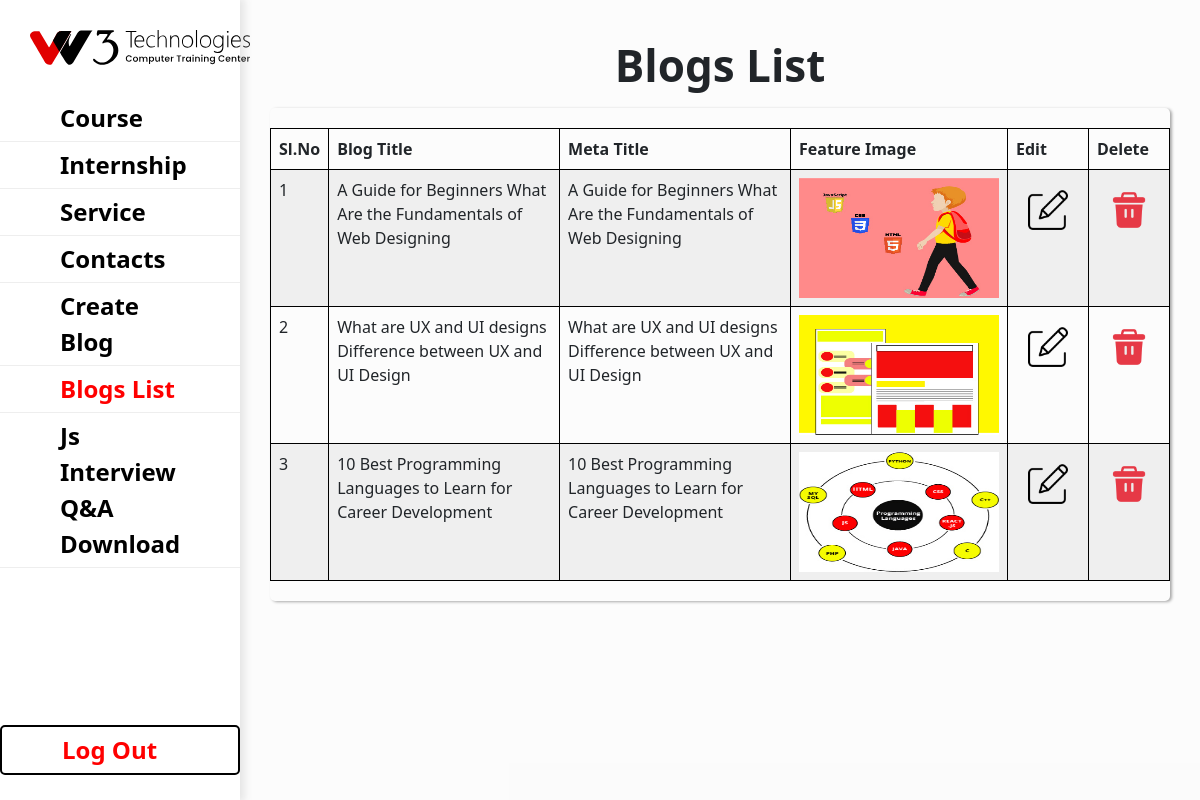
The page /dashboard.php?opt=blogslist (signed in) on the database its author committed.
### tables this page shows
CREATE TABLE `blog_data` (
  `blog_id` int(11) NOT NULL,
  `blog_title` varchar(255) NOT NULL,
  `blog_content` text NOT NULL,
  `header_image` varchar(225) NOT NULL,
  `meta_title` varchar(225) NOT NULL,
  `meta_description` text NOT NULL,
  `tagname` varchar(255) NOT NULL,
  `feature_image` varchar(255) NOT NULL,
  `seo_url` varchar(255) NOT NULL,
  `created_data` timestamp NOT NULL DEFAULT current_timestamp() ON UPDATE current_timestamp()
);

### adminaccess/blogslist.php (the view, shortened to what this page needs)
<?php  $basepath = '../w3tec.com';?>
<section class="data-section">
    <h2> Blogs List </h2>
    <div class="table-responsive">
        <table id="table" class="table table-striped" >
                <thead>
                    <tr>
                        <th>Sl.No</th>
                        <th>Blog Title</th>
                        <th>Meta Title</th>
                        <th>Feature Image</th>
                        <th >Edit</th>
                        <th>Delete</th>
                    </tr>
                </thead>
                <tbody>
                    <?php
                    $upload_dir = './blog-images/';
                    include "$basepath/database/db-config.php";
                    $sql = "SELECT * FROM `blog_data`";
                    $data = $conn->query($sql);
                        if ($data->num_rows>0){
                            $count = 1;
                            while ($row= $data->fetch_assoc()){
                            $blog_id = $row['blog_id'];
                            $name = $row['blog_title'];
                            $image = $row['feature_image'];
                            echo "<tr>";
                            echo "<td>$count</td>";
                            echo "<td>$name</td>";
                            echo "<td>$name</td>";
                            echo "<td> <img  class=\"blog-list-image\"src= " .$upload_dir . $image . " alt=\"Feature Image\" /> </td>";
                            echo "<td class=\"p-0\"> <a class=\"action-btns\" href='dashboard.php?opt=updateblog&blog_id=$blog_id'> <img src=\"/w3tec.com/assets/dashboard/edit.png\" class=\"action-icon\">  </a> </td>";
                            echo "<td class=\"p-0\"> <a class=\"action-btns\" href=\"$basepath/database/blog-delete.php?blog_id=$blog_id\"> <img src=\"/w3tec.com/assets/dashboard/delete.png\" class=\"action-icon\">  </a>    </td>";
                            echo "</tr>";
                            $count++;
                            }
                        }
                    ?>
                </tbody>
        </table>
    </div>
</section>

### styles/dashboard.css (style rules this page uses)
a, a:hover, a:active { text-decoration: none; color: black; }
.data-section { margin-top: 30px; }
.data-section h2 { font-size: 44px; font-weight: 700; line-height: 70px; text-align: center; text-align: center; }
.table-responsive { margin: 0px 30px; border-radius: 5px; box-shadow: 2px 1px 3px rgb(169, 169, 169); }
table { margin: 20px 0px !important; }
table ,th , td { border: 1px solid black; }
td { text-align: left; }
.blog-list-image { width: 200px; height: 120px; }
.action-icon { width: 40px; height: 40px; }
.action-btns { display: block; padding: 20px; width: 100%; }

### rows shown on the page
blog_data: blog_title "A Guide for Beginners What Are the Fundamentals of Web Designing", feature_image (picture)
blog_data: blog_title "What are UX and UI designs Difference between UX and UI Design", feature_image (picture)
blog_data: blog_title "10 Best Programming Languages to Learn for Career Development", feature_image (picture)
